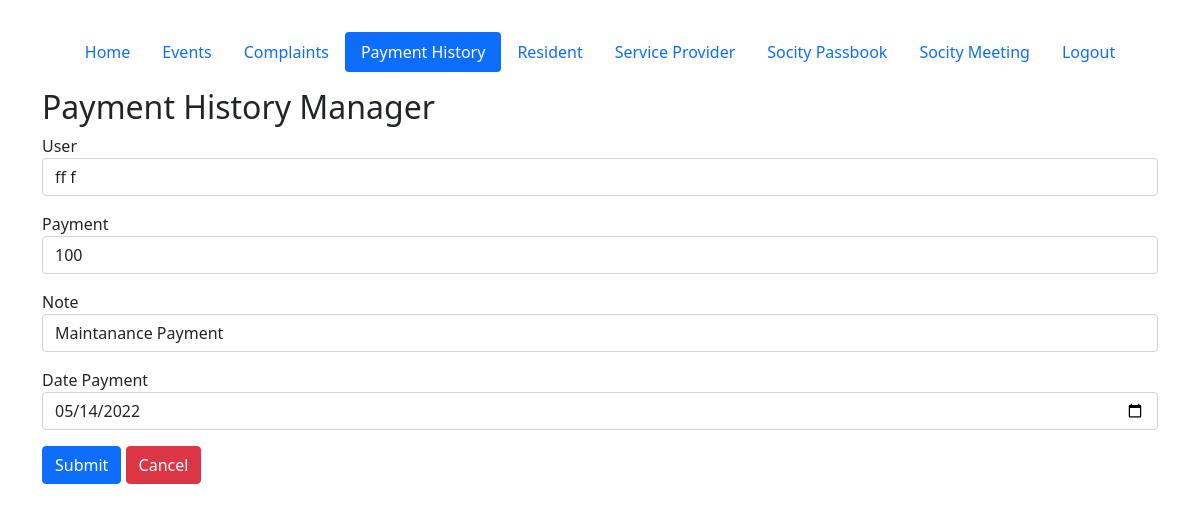
The page /admin/paymenthistoryAdd.php?id=1 (signed in) on the database its author committed.
### tables this page shows
CREATE TABLE `paymenthistory` (
  `id` int(11) NOT NULL,
  `user_id` int(11) NOT NULL,
  `payment` int(11) NOT NULL,
  `note` text NOT NULL,
  `date_payment` date NOT NULL,
  `date_added` datetime NOT NULL
);

CREATE TABLE `user` (
  `id` int(11) NOT NULL,
  `fname` text NOT NULL,
  `lname` text NOT NULL,
  `email` text NOT NULL,
  `phone` text NOT NULL,
  `role` text NOT NULL,
  `uname` text NOT NULL,
  `pass` text NOT NULL,
  `gender` text NOT NULL,
  `date_added` datetime NOT NULL
);

### admin/db.php (called while the page is built, shortened)
<?php
$base_url = "http://".$_SERVER['HTTP_HOST'];
$base_url .= str_replace(basename($_SERVER['SCRIPT_NAME']),"",$_SERVER['SCRIPT_NAME']);
?>

### admin/paymenthistoryAdd.php (the view, shortened to what this page needs)
<?php
require("header.php");
$user_id = "";
$payment = "";
$note = "";
$date_payment = "";
$id = isset($_GET['id']) ? $_GET['id'] : "";
if($id){
	$sql = "SELECT * FROM paymenthistory WHERE id = '".$id."'" ;
	$result = $mysqli->query($sql);
	if ($result->num_rows > 0) {
	    while ($row = mysqli_fetch_assoc($result)){
	    	$user_id = $row['user_id'];
	    	$payment = $row['payment'];
	    	$note = $row['note'];
	    	$date_payment = $row['date_payment'];
	    }
	}
}
$sql = "SELECT *  FROM user ORDER BY id DESC" ;
$users = array();
$result = $mysqli->query($sql);
if ($result->num_rows > 0) {
    while ($row = mysqli_fetch_assoc($result)){
    	$users[] = $row;
    }
}
?>
<header class="d-flex justify-content-center py-3">
	<ul class="nav nav-pills">
	  <li class="nav-item"><a href="<?= $base_url ?>Home.php" class="nav-link " aria-current="page">Home</a></li>
	  <li class="nav-item"><a href="<?= $base_url ?>Events.php" class="nav-link ">Events</a></li>
	  <li class="nav-item"><a href="<?= $base_url ?>Complaints.php" class="nav-link">Complaints</a></li>
	  <li class="nav-item"><a href="<?= $base_url ?>PaymentHistory.php" class="nav-link active">Payment History</a></li>
	  <li class="nav-item"><a href="<?= $base_url ?>Resident.php" class="nav-link ">Resident</a></li>
	  <li class="nav-item"><a href="<?= $base_url ?>ServiceProvider.php" class="nav-link ">Service Provider</a></li>
	  <li class="nav-item"><a href="<?= $base_url ?>SocityPassbook.php" class="nav-link ">Socity Passbook</a></li>
	  <li class="nav-item"><a href="<?= $base_url ?>SocMeeting.php" class="nav-link">Socity Meeting</a></li>
<li class="nav-item"><a href="<?= $base_url ?>?logout=1" class="nav-link">Logout</a></li>
	</ul>
</header>
<div class="row">
	<div class="col-12">
		<h2>Payment History Manager</h2>
		<form action="" method="POST" enctype="multipart/form-data">
			<div class="mb-3">
				<label>User</label>
				<select  name="user_id" required="required"  class="form-control">
					<?php foreach ($users as $key => $value) { ?>
						<option <?= $user_id == $value['id'] ? "selected" : "" ?> value="<?= $value['id'] ?>"><?= $value['fname'] ?> <?= $value['lname'] ?></option>
					<?php } ?>
				</select>
			</div>
			<div class="mb-3">
				<label>Payment</label>
				<input type="number" name="payment" required="required" value="<?= $payment ?>" class="form-control">
			</div>
			<div class="mb-3">
				<label>Note</label>
				<input type="text" name="note" required="required" value="<?= $note ?>" class="form-control">
			</div>
			<div class="mb-3">
				<label>Date Payment</label>
				<input type="date" name="date_payment" required="required" value="<?= $date_payment ?>" class="form-control">
			</div>
			<div class="mb-3">
				<input type="submit" name="submit" value="Submit" class="btn btn-primary">
				<a href="ServiceProvider.php" class="btn btn-danger">Cancel</a>
			</div>
		</form>
	</div>
</div>
<?php
require("footer.php")
?>

### rows shown on the page
paymenthistory: user_id "ff f", payment "100", note "Maintanance Payment", date_payment "05/14/2022"
